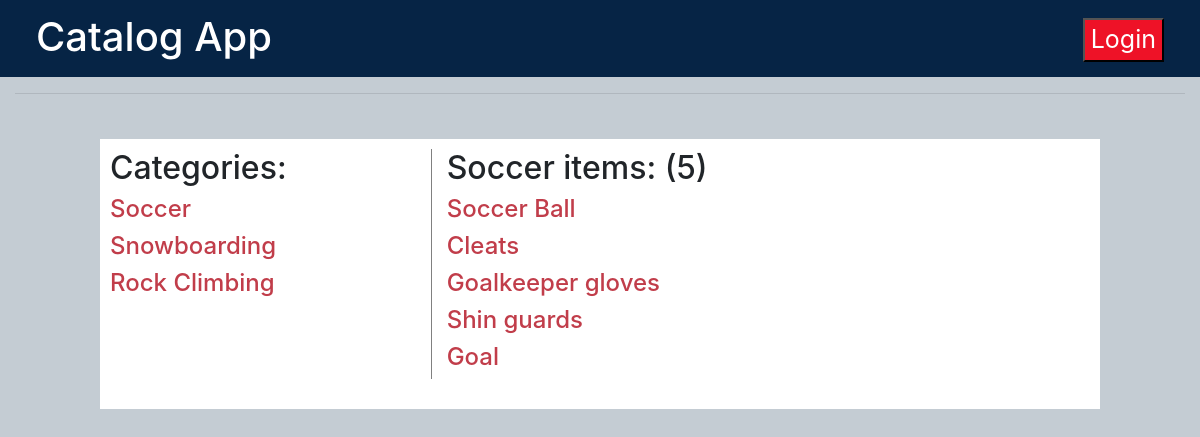
The page /catalog/Soccer/ on the database its author committed.
### models.py (models this page shows, shortened)
class Categories(Base):
    __tablename__ = 'categories'
    id = Column(Integer, primary_key=True)
    name = Column(String(100), nullable=False)

class Items(Base):
    __tablename__ = 'items'
    id = Column(Integer, primary_key=True)
    title = Column(String(100), nullable=False)
    description = Column(String(1000))
    updated = Column(DateTime, default=datetime.datetime.utcnow)
    categories_id = Column(Integer, ForeignKey('categories.id'))
    categories = relationship(Categories)

### application.py (the view)
@app.route('/catalog/<string:category>/items/')
@app.route('/catalog/<string:category>/')
def categoryView(category):
    categories = session.query(Categories).all()
    category = session.query(Categories).filter_by(name=category).one()
    items = session.query(Items).filter_by(categories_id=category.id).all()
    return render_template('category.html', items=items, categories=categories, category=category, login = False if  'username' not in login_session else True)

### templates/category.html (shortened to what this page needs)
{% extends 'base.html' %}
{% block content %}
<div class="row">
    <div class="col-md-4 category-block">
        <h2>Categories:</h2>
        {% for category in categories %}
        <a href="{{url_for('categoryView', category = category.name)}}"><h4 class="loop-text">{{category.name}}</h4></a>
        {% endfor %}
    </div>
    <div class="col-md-8 items-block">
        <h2>{{category.name}} items: ({{items|length}})</h2>
        {% for item in items %}
        <a class="loop-text" href="{{url_for('itemView', category = item.categories.name, item = item.title)}}"><h4>{{item.title}}</a></h4>
        {% endfor %}
    </div>
</div>
{% endblock %}

### static/style.css (style rules this page uses)
body { background-color:#c4ccd3; }
.category-block { border-right: grey solid 1px }
.loop-text { color: #c13d4a; }

### rows shown on the page
Categories: name "Soccer"
Categories: name "Snowboarding"
Categories: name "Rock Climbing"
Items: title "Soccer Ball"
Items: title "Cleats"
Items: title "Goalkeeper gloves"
Items: title "Shin guards"
Items: title "Goal"

### other values the page prints
{{ items|length }} "5"
